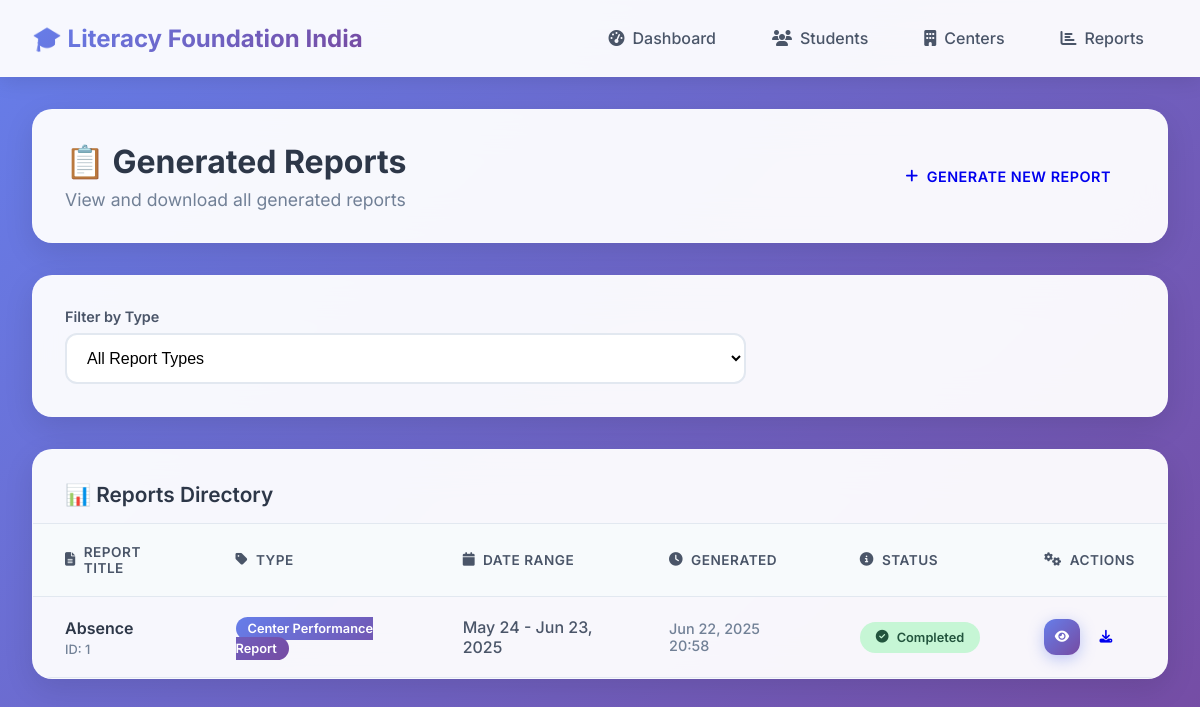
Page /reports/list/ on the committed database.
### reports/models.py (models this page shows, shortened)
class Report(models.Model):
    REPORT_TYPES = [
        ('attendance', 'Attendance Report'),
        ('academic', 'Academic Performance Report'),
        ('center', 'Center Performance Report'),
        ('financial', 'Financial Report'),
        ('donor', 'Donor Impact Report'),
        ('risk', 'Risk Assessment Report'),
    ]
    STATUS_CHOICES = [
        ('pending', 'Pending'),
        ('generating', 'Generating'),
        ('completed', 'Completed'),
        ('failed', 'Failed'),
    ]
    title = models.CharField(max_length=200)
    report_type = models.CharField(max_length=20, choices=REPORT_TYPES)
    generated_by = models.ForeignKey(User, on_delete=models.CASCADE)
    created_at = models.DateTimeField(auto_now_add=True)
    updated_at = models.DateTimeField(auto_now=True)
    status = models.CharField(max_length=20, choices=STATUS_CHOICES, default='pending')
    date_from = models.DateField()
    date_to = models.DateField()
    centers = models.ManyToManyField(Center, blank=True)
    file_path = models.FileField(upload_to='reports/', blank=True, null=True)
    class Meta:
        ordering = ['-created_at']

### reports/views.py (the view)
# urls.py: path('list/', views.report_list, name='report_list'),
def report_list(request):
    reports = Report.objects.all().order_by('-created_at')
    if request.user.is_authenticated:
        reports = reports.filter(generated_by=request.user)
    report_type = request.GET.get('type')
    if report_type:
        reports = reports.filter(report_type=report_type)
    status = request.GET.get('status')
    if status:
        reports = reports.filter(status=status)
    context = {
        'reports': reports,
        'report_types': Report.REPORT_TYPES,
        'status_choices': Report.STATUS_CHOICES,
        'selected_type': report_type,
        'selected_status': status,
    }
    return render(request, 'reports/report_list.html', context)

### templates/reports/report_list.html (shortened to what this page needs)
{% extends 'base/base.html' %}
{% block content %}
<div class="page-header">
    <div class="header-content">
        <div class="header-text">
            <h1>📋 Generated Reports</h1>
            <p>View and download all generated reports</p>
        </div>
        <div class="header-actions">
            <a href="{% url 'generate_report' %}" class="btn btn-success">
                <i class="fas fa-plus"></i> Generate New Report
            </a>
        </div>
    </div>
</div>
<div class="filters-section">
    <div class="filters-container">
        <form method="GET" class="filters-form">
            <div class="filter-group">
                <label class="filter-label">Filter by Type</label>
                <select name="type" class="form-control" onchange="this.form.submit();">
                    <option value="">All Report Types</option>
                </select>
            </div>
        </form>
    </div>
</div>
<div class="table-section">
    <div class="table-header">
        <h2>📊 Reports Directory</h2>
    </div>
    <div class="table-container">
        <table class="table">
            <thead>
                <tr>
                    <th>
                        <div class="th-content">
                            <i class="fas fa-file-alt"></i>
                            Report Title
                        </div>
                    </th>
                    <th>
                        <div class="th-content">
                            <i class="fas fa-tag"></i>
                            Type
                        </div>
                    </th>
                    <th>
                        <div class="th-content">
                            <i class="fas fa-calendar"></i>
                            Date Range
                        </div>
                    </th>
                    <th>
                        <div class="th-content">
                            <i class="fas fa-clock"></i>
                            Generated
                        </div>
                    </th>
                    <th>
                        <div class="th-content">
                            <i class="fas fa-info-circle"></i>
                            Status
                        </div>
                    </th>
                    <th>
                        <div class="th-content">
                            <i class="fas fa-cogs"></i>
                            Actions
                        </div>
                    </th>
                </tr>
            </thead>
            <tbody>
                {% for report in reports %}
                <tr class="report-row">
                    <td>
                        <div class="report-info">
                            <div class="report-title">{{ report.title }}</div>
                            <div class="report-meta">ID: {{ report.id }}</div>
                        </div>
                    </td>
                    <td>
                        <span class="report-type-badge">{{ report.get_report_type_display }}</span>
                    </td>
                    <td>
                        <div class="date-range">
                            {{ report.date_from|date:"M d" }} - {{ report.date_to|date:"M d, Y" }}
                        </div>
                    </td>
                    <td>
                        <div class="generated-info">
                            {{ report.created_at|date:"M d, Y H:i" }}
                        </div>
                    </td>
                    <td>
                        {% if report.status == 'completed' %}
                            <span class="status-indicator status-success">
                                <i class="fas fa-check-circle"></i>
                                Completed
                            </span>
                        {% elif report.status == 'generating' %}
                            <span class="status-indicator status-warning">
                                <i class="fas fa-spinner fa-spin"></i>
                                Generating
                            </span>
                        {% elif report.status == 'failed' %}
                            <span class="status-indicator status-error">
                                <i class="fas fa-times-circle"></i>
                                Failed
                            </span>
                        {% else %}
                            <span class="status-indicator status-pending">
                                <i class="fas fa-clock"></i>
                                Pending
                            </span>
                        {% endif %}
                    </td>
                    <td>
    <div class="action-buttons">
        <a href="{% url 'report_detail' report.id %}" class="btn btn-primary btn-sm" title="View Details">
            <i class="fas fa-eye"></i>
        </a>
        {% if report.status == 'completed' and report.file_path and report.file_path.name %}
        <a href="{% url 'download_report' report.id %}" class="btn btn-success btn-sm" title="Download">
            <i class="fas fa-download"></i>
        </a>
        {% else %}
        <button class="btn btn-secondary btn-sm" disabled title="File not available">
            <i class="fas fa-download"></i>
        </button>
        {% endif %}
    </div>
</td>
                </tr>
                {% endfor %}
            </tbody>
        </table>
    </div>
</div>
{% endblock %}

### static/css/style.css (style rules this page uses)
* { margin: 0; padding: 0; box-sizing: border-box; }
body { font-family: 'Inter', -apple-system, BlinkMacSystemFont, 'Segoe UI', Roboto, sans-serif; background: linear-gradient(135deg, #667eea 0%, #764ba2 100%); min-height: 100vh; color: #2d3748; }
.table-container { overflow-x: auto; }
.table { width: 100%; border-collapse: collapse; }
.table th, .table td { padding: 1.25rem 2rem; text-align: left; border-bottom: 1px solid #e2e8f0; }
.table th { background: #f7fafc; color: #4a5568; font-weight: 600; font-size: 0.85rem; text-transform: uppercase; letter-spacing: 0.5px; }
.table tbody tr { transition: all 0.2s ease; }
.table td { color: #2d3748; font-weight: 500; }
.btn { padding: 0.75rem 1.5rem; border: none; border-radius: 12px; cursor: pointer; text-decoration: none; display: inline-flex; align-items: center; gap: 0.5rem; font-size: 0.9rem; font-weight: 600; transition: all 0.3s ease; text-transform: uppercase; letter-spacing: 0.5px; }
.btn-primary { background: linear-gradient(135deg, #667eea 0%, #764ba2 100%); color: white; box-shadow: 0 4px 15px rgba(102, 126, 234, 0.4); }
.btn-sm { padding: 0.5rem 1rem; font-size: 0.8rem; }
.status-indicator { display: inline-flex; align-items: center; gap: 0.5rem; padding: 0.5rem 1rem; border-radius: 20px; font-size: 0.8rem; font-weight: 600; }
.page-header { background: rgba(255, 255, 255, 0.95); backdrop-filter: blur(20px); border-radius: 20px; padding: 2rem; margin-bottom: 2rem; border: 1px solid rgba(255, 255, 255, 0.2); box-shadow: 0 10px 30px rgba(0, 0, 0, 0.1); }
.header-content { display: flex; justify-content: space-between; align-items: center; gap: 2rem; }
.header-text h1 { font-size: 2rem; font-weight: 700; color: #2d3748; margin-bottom: 0.5rem; }
.header-text p { color: #718096; font-size: 1.1rem; }
.header-actions { display: flex; gap: 1rem; }
.filters-section { background: rgba(255, 255, 255, 0.95); backdrop-filter: blur(20px); border-radius: 20px; padding: 2rem; margin-bottom: 2rem; border: 1px solid rgba(255, 255, 255, 0.2); box-shadow: 0 10px 30px rgba(0, 0, 0, 0.1); }
.filters-form { display: grid; grid-template-columns: 2fr 1fr auto; gap: 1.5rem; align-items: end; }
.filter-group { display: flex; flex-direction: column; gap: 0.5rem; }
.filter-label { font-weight: 600; color: #4a5568; font-size: 0.9rem; }
.table-section { background: rgba(255, 255, 255, 0.95); backdrop-filter: blur(20px); border-radius: 20px; border: 1px solid rgba(255, 255, 255, 0.2); box-shadow: 0 10px 30px rgba(0, 0, 0, 0.1); overflow: hidden; }
.table-header { display: flex; justify-content: space-between; align-items: center; padding: 2rem 2rem 1rem; border-bottom: 1px solid #e2e8f0; }
.table-header h2 { font-size: 1.3rem; font-weight: 600; color: #2d3748; margin: 0; }
.th-content { display: flex; align-items: center; gap: 0.5rem; font-weight: 600; }
.action-buttons { display: flex; gap: 0.5rem; }
.action-buttons .btn { padding: 0.5rem; width: 36px; height: 36px; display: flex; align-items: center; justify-content: center; }
.form-control { width: 100%; padding: 0.875rem 1rem; border: 2px solid #e2e8f0; border-radius: 12px; font-size: 1rem; transition: all 0.3s ease; background: white; }
.report-row { transition: all 0.2s ease; }
.report-info { display: flex; flex-direction: column; }
.report-title { font-weight: 600; color: #2d3748; margin-bottom: 0.25rem; }
.report-meta { font-size: 0.8rem; color: #718096; }
.report-type-badge { background: linear-gradient(135deg, #667eea 0%, #764ba2 100%); color: white; padding: 0.25rem 0.75rem; border-radius: 20px; font-size: 0.8rem; font-weight: 600; }
.date-range { color: #4a5568; font-weight: 500; }
.generated-info { color: #718096; font-size: 0.9rem; }
.status-success { background: #c6f6d5; color: #22543d; }

### rows in the picture
Report: title "Absence", id "1", report_type "Center Performance Report", date_from "May 24", date_to "Jun 23, 2025", created_at "Jun 22, 2025 20:58", status "completed" (drawn)
